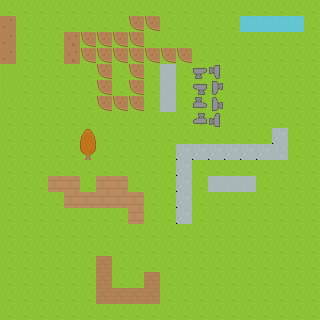

A level layout from a 2D game, rendered from its tile map. Below: a short description, then the map file with its tile-grid data intact:
An orthogonal 20x20 tile map with 16x16 px tiles, 3 tile layers (Tile Layer 1, Tile Layer 2, Ignored Layer) and 8 objects.

<map version="1.0" orientation="orthogonal" renderorder="right-down" width="20" height="20" tilewidth="16" tileheight="16" nextobjectid="1">
 <tileset firstgid="1" name="roguelikeSheet_transparent" tilewidth="16" tileheight="16" spacing="1" tilecount="1767" columns="57">
  <image source="../../Sprites/Sheets/roguelikeSheet_transparent.png" width="968" height="526" />
  <terraintypes>
   <terrain name="Water" tile="60" />
   <terrain name="" tile="-1" />
  </terraintypes>
  <tile id="2" terrain=",,,0" />
  <tile id="3" terrain=",,0,0" />
  <tile id="4" terrain=",,0," />
  <tile id="7">
   <objectgroup draworder="index">
    <object id="1" x="12" y="-0.5" width="4.3125" height="15.8125" />
    <object id="3" x="11.1875" y="4">
     <polygon points="0,0 -7.5,2.1875 -5.4375,-0.0625" />
    </object>
   </objectgroup>
  </tile>
  <tile id="15">
   <objectgroup draworder="index">
    <object id="1" x="1" y="8.4375">
     <polygon points="0,0 13.1875,0.5625 9,5.8125 1.9375,6" />
    </object>
    <object id="2" x="0.9375" y="3.9375" width="2" height="2" />
   </objectgroup>
  </tile>
  <tile id="59" terrain=",0,,0" />
  <tile id="60" terrain="0,0,0,0" />
  <tile id="61" terrain="0,,0," />
  <tile id="62">
   <properties>
    <property name="noSprite" value="true" />
   </properties>
  </tile>
  <tile id="63">
   <properties>
    <property name="noSprite" value="true" />
   </properties>
  </tile>
  <tile id="64">
   <objectgroup draworder="index">
    <object id="1" x="-0.125" y="0.125" width="16.0625" height="15.75">
     <properties>
      <property name="isTrigger" value="true" />
     </properties>
    </object>
    <object id="2" x="1.625" y="5.375">
     <polyline points="0,0 9.375,1.375" />
    </object>
   </objectgroup>
  </tile>
  <tile id="116" terrain=",0,," />
  <tile id="117" terrain="0,0,," />
  <tile id="118" terrain="0,,," />
  <tile id="180">
   <properties>
    <property name="ignore" value="true" />
   </properties>
  </tile>
  <tile id="463">
   <properties>
    <property name="ignore" value="true" />
   </properties>
  </tile>
  <tile id="584">
   <properties>
    <property name="basePrefab" value="TestBaseGameobject" />
   </properties>
  </tile>
  <tile id="641">
   <properties>
    <property name="test" value="" />
   </properties>
   <objectgroup draworder="index">
    <object id="33" x="0" y="0">
     <polygon points="0,0 15.8125,-0.0625 15.8125,5.625 10,11 9.9375,13.625 10.6875,13.75 10.9375,15.8125 5.0625,16.0625 4.9375,14.0625 6.25,14 6.0625,11 0.0625,5.5625" />
    </object>
   </objectgroup>
  </tile>
  <tile id="861">
   <objectgroup draworder="index">
    <object id="6" x="0" y="0" width="16" height="16" />
   </objectgroup>
  </tile>
 </tileset>
 <layer name="Tile Layer 1" width="20" height="20">
  <data encoding="csv">
6,6,6,6,6,6,6,6,6,6,6,6,6,6,6,6,6,6,6,6,
6,6,6,6,6,6,6,6,6,6,6,6,6,6,6,6,6,6,6,6,
6,6,6,6,7,6,6,6,6,6,6,6,6,6,6,6,6,6,6,6,
6,6,6,6,7,6,6,6,6,6,6,6,6,6,6,6,6,6,6,6,
6,6,6,6,6,6,6,6,6,6,6,6,6,6,6,6,6,6,6,6,
6,6,6,6,6,6,6,6,6,6,6,6,6,6,6,6,6,6,6,6,
6,6,6,6,6,6,6,6,6,6,6,6,6,6,6,6,6,6,6,6,
6,6,6,6,6,6,6,6,6,6,6,6,6,6,6,6,6,6,6,6,
6,6,6,6,6,6,6,6,6,6,6,6,6,6,6,6,6,862,6,6,
6,6,6,6,6,6,6,6,6,6,6,862,862,862,862,862,862,862,6,6,
6,6,6,6,6,6,6,6,6,6,6,862,6,6,6,6,6,6,6,6,
6,6,6,6,6,6,6,6,6,6,6,862,6,6,6,6,6,6,6,6,
6,6,6,6,6,6,6,6,6,6,6,862,6,6,6,6,6,6,6,6,
6,6,6,6,6,6,6,6,6,6,6,862,6,6,6,6,6,6,6,6,
6,6,6,6,6,6,6,6,6,6,6,6,6,6,6,6,6,6,6,6,
6,6,6,6,6,6,6,6,6,6,6,6,6,6,6,6,6,6,6,6,
6,6,6,6,6,6,6,6,6,6,6,6,6,6,6,6,6,6,6,6,
6,6,6,6,6,6,6,6,6,6,6,6,6,6,6,6,6,6,6,6,
6,6,6,6,6,6,6,6,6,6,6,6,6,6,6,6,6,6,6,6,
6,6,6,6,6,6,6,6,6,6,6,6,6,6,6,6,6,6,6,6
</data>
 </layer>
 <layer name="Tile Layer 2" width="20" height="20">
  <data encoding="csv">
0,0,0,0,0,0,0,0,0,0,0,0,0,0,0,0,0,0,0,0,
64,0,0,0,0,0,0,0,0,0,0,0,0,0,0,1,1,1,1,0,
64,0,0,0,0,0,0,0,0,0,0,0,0,0,0,0,0,0,0,0,
64,0,0,0,0,0,0,0,0,0,0,0,0,0,0,0,0,0,0,0,
63,0,0,0,0,0,0,0,0,0,65,0,16,2684354576,0,0,0,0,0,0,
63,0,0,0,0,0,0,0,0,0,65,0,2147483664,536870928,0,0,0,0,0,0,
0,0,0,0,0,0,0,0,0,0,65,0,1073741840,1610612752,0,0,0,0,0,0,
0,0,0,0,0,0,0,0,0,0,0,0,3221225488,3758096400,0,0,0,0,0,0,
0,0,0,0,0,585,0,0,0,0,0,0,0,0,0,0,0,0,0,0,
0,0,0,0,0,642,0,0,0,0,0,0,0,0,0,0,0,8,0,0,
0,0,0,0,0,0,0,0,0,0,0,0,0,0,0,0,0,0,0,0,
0,0,0,236,236,0,236,236,0,0,0,0,0,65,65,65,0,0,0,0,
0,0,0,0,236,236,236,236,236,0,0,0,0,0,0,0,0,0,0,0,
0,0,0,0,0,0,0,0,236,0,0,0,0,0,0,0,0,0,0,0,
0,0,0,0,0,0,0,0,0,0,0,0,0,0,0,0,0,0,0,0,
0,0,0,0,0,0,0,0,0,0,0,0,0,0,0,0,0,0,0,0,
0,0,0,0,0,0,181,0,0,0,0,0,0,0,0,0,0,0,0,0,
0,0,0,0,0,0,181,0,0,181,0,0,0,0,0,0,0,0,0,0,
0,0,0,0,0,0,181,181,181,181,0,0,0,0,0,0,0,0,0,0,
0,0,0,0,0,0,0,0,0,0,0,0,0,0,0,0,0,0,0,0
</data>
 </layer>
 <objectgroup name="Object Layer 1" />
 <layer name="Ignored Layer" width="20" height="20">
  <properties>
   <property name="ignore" value="true" />
  </properties>
  <data encoding="csv">
0,0,0,0,0,0,0,0,0,0,0,0,0,0,0,0,0,0,0,0,
0,0,0,0,0,0,0,0,464,464,0,0,0,0,0,0,0,0,0,0,
0,0,0,0,0,464,464,464,464,0,0,0,0,0,0,0,0,0,0,0,
0,0,0,0,0,464,464,464,464,464,464,464,0,0,0,0,0,0,0,0,
0,0,0,0,0,0,464,0,464,0,0,0,0,0,0,0,0,0,0,0,
0,0,0,0,0,0,464,0,464,0,0,0,0,0,0,0,0,0,0,0,
0,0,0,0,0,0,464,464,464,0,0,0,0,0,0,0,0,0,0,0,
0,0,0,0,0,0,0,0,0,0,0,0,0,0,0,0,0,0,0,0,
0,0,0,0,0,0,0,0,0,0,0,0,0,0,0,0,0,0,0,0,
0,0,0,0,0,0,0,0,0,0,0,0,0,0,0,0,0,0,0,0,
0,0,0,0,0,0,0,0,0,0,0,0,0,0,0,0,0,0,0,0,
0,0,0,0,0,0,0,0,0,0,0,0,0,0,0,0,0,0,0,0,
0,0,0,0,0,0,0,0,0,0,0,0,0,0,0,0,0,0,0,0,
0,0,0,0,0,0,0,0,0,0,0,0,0,0,0,0,0,0,0,0,
0,0,0,0,0,0,0,0,0,0,0,0,0,0,0,0,0,0,0,0,
0,0,0,0,0,0,0,0,0,0,0,0,0,0,0,0,0,0,0,0,
0,0,0,0,0,0,0,0,0,0,0,0,0,0,0,0,0,0,0,0,
0,0,0,0,0,0,0,0,0,0,0,0,0,0,0,0,0,0,0,0,
0,0,0,0,0,0,0,0,0,0,0,0,0,0,0,0,0,0,0,0,
0,0,0,0,0,0,0,0,0,0,0,0,0,0,0,0,0,0,0,0
</data>
 </layer>
</map>
